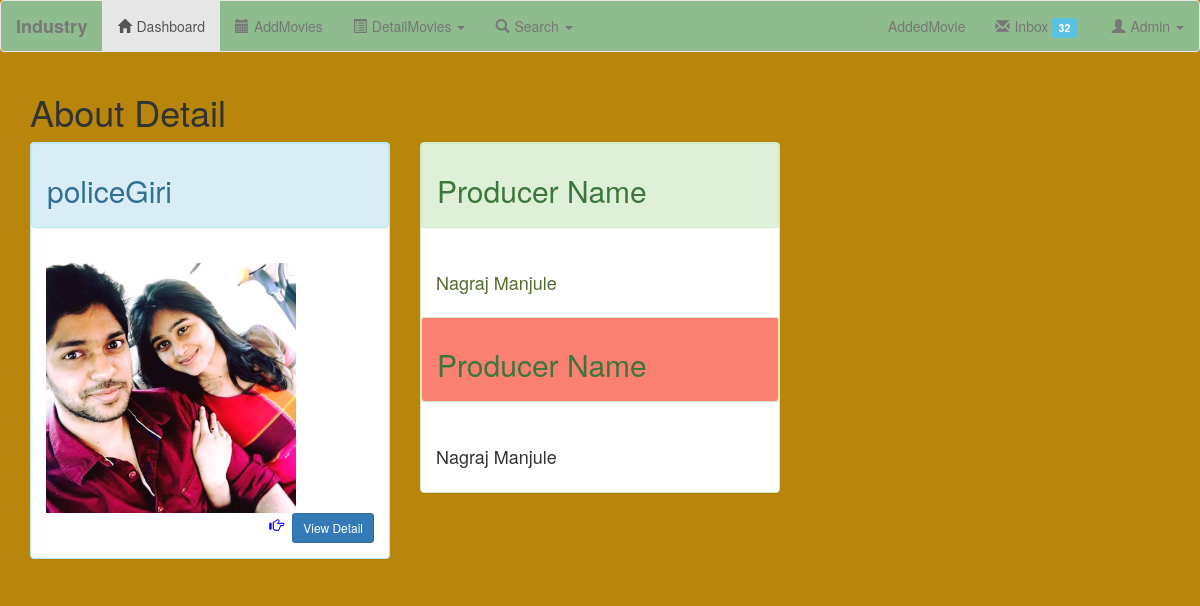
Page /7/ on the committed database.
### Marathi/models.py (models this page shows, shortened)
class Movie(models.Model):
	  movie_name = models.CharField(max_length=20)
	  movie_catagory=models.CharField(max_length=30)
	  movie_director=models.CharField(max_length=20)
	  movie_producer=models.CharField(max_length=20)
	  movie_image=models.FileField()

### Marathi/views.py (the view)
# urls.py: url(r'^(?P<pk>[0-9]+)/$',views.DetailMovie.as_view(),name="detail"),
class DetailMovie(generic.DetailView):
  model = Movie
  template_name = 'marathi/detail.html'

### Marathi/templates/marathi/detail.html (shortened to what this page needs)
{% extends 'marathi/Admin.html' %}
{% block a %}
<div class="container">
  <h1>About Detail </h1>
   <div class="row">
	 <div class="col-sm-4 col-md-4">
       <div class="panel panel-info">
	    <div class="panel panel-heading">
		  <h2>{{movie.movie_name}}</h2>
	    </div>
	    <div class="panel-body">
		  <img src="{{movie.movie_image.url}}" class="img-responsive" width="250px">
		   <div align="right">
		   	<span class="glyphicon glyphicon-hand-right" style="color:blue"></span>
		     <a href="{% url 'Mdetail' %}"><input type="button" value="View Detail" class="btn btn-primary btn-sm"></a>
           </div>
	     </div>
	    </div>
     </div>
      <div class="col-sm-4 col-md-4">
	     <div class="panel panel-success">
	       <div class="panel panel-heading">
		      <h2>Producer Name</h2>
	       </div>
	       <div class="panel-body">
		      <h4 style="color:darkolivegreen">{{movie.movie_producer}}</h4>
	       </div>
	       <div class="panel panel-heading" style="background-color:salmon">
		       <h2>Producer Name</h2>
	       </div>
	       <div class="panel-body">
		       <h4>{{movie.movie_producer}}</h4>
	       </div>
          </div>
      </div>
 </div>
</div>
{% endblock %}

### Marathi/templates/marathi/Admin.html (style rules this page uses)
.label,.glyphicon { margin-right:5px; }

### Marathi/templates/marathi/detail.html (style rules this page uses)
.img-responsive { height: 250px; }

### rows in the picture
Movie: movie_name "policeGiri", movie_image (picture), movie_producer "Nagraj Manjule"
